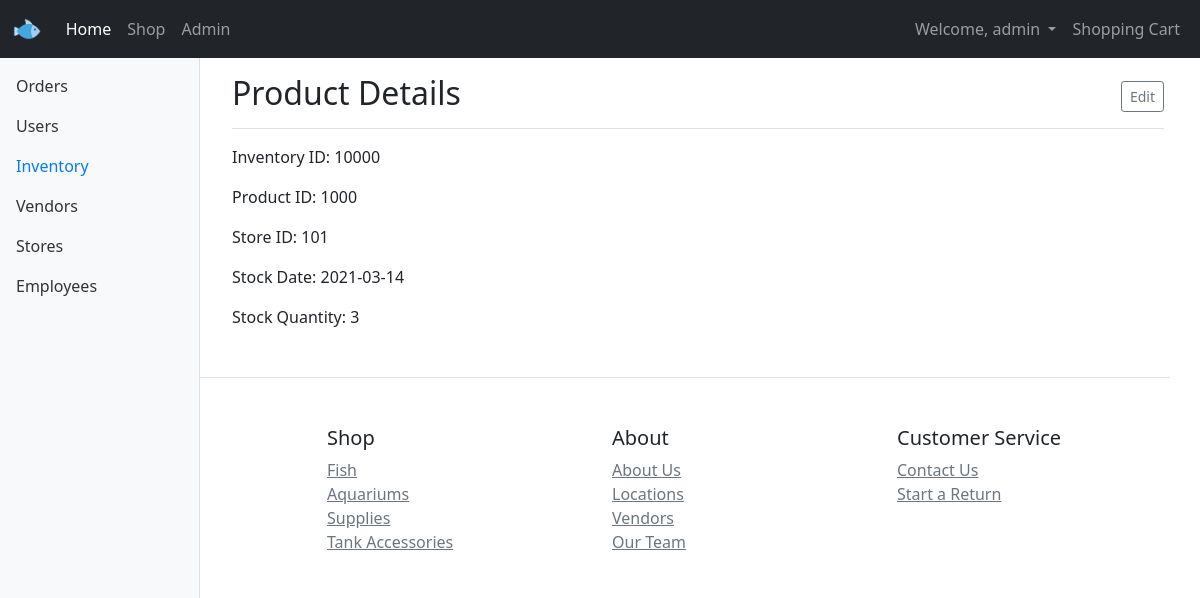
/pages/inventory-details.php?id=1000 (signed in), run on the app's committed database.
### tables this page shows
CREATE TABLE `inventory` (
  `inventory_id` varchar(100) NOT NULL,
  `product_id` varchar(100) NOT NULL,
  `store_id` varchar(100) NOT NULL,
  `stock_date` date NOT NULL,
  `stock_quantity` int(11) NOT NULL
);

### pages/inventory-details.php (the view, shortened to what this page needs)
<?php
include('header.php');
require_once 'config.php';
?>
<div class="container-fluid">
      <nav id="sidebarMenu" class="col-md-3 col-lg-2 d-md-block bg-light sidebar collapse">
        <div class="position-sticky pt-3">
          <ul class="nav flex-column">
            <li class="nav-item">
              <a class="nav-link" href="admin.php#orders">
                Orders
              </a>
            </li>
            <li class="nav-item">
              <a class="nav-link" href="admin.php#users">
                Users
              </a>
            </li>
            <li class="nav-item">
              <a class="nav-link active" href="admin.php#inventory">
                Inventory
              </a>
            </li>
            <li class="nav-item">
              <a class="nav-link" href="admin.php#vendors">
                Vendors
              </a>
            </li>
            <li class="nav-item">
              <a class="nav-link" href="admin.php#stores">
                Stores
              </a>
            </li>
            <li class="nav-item">
              <a class="nav-link" href="admin.php#employees">
                Employees
              </a>
            </li>
          </ul>
        </div>
      </nav>
<?php
$conn = new mysqli($hn, $un, $pw, $db);
if(isset($_GET['id'])) {
$id = $_GET['id'];
$query = "SELECT * FROM inventory where product_id=$id ";
$result = $conn->query($query);
$row = $result->fetch_array(MYSQLI_ASSOC);
echo <<<_END
		<main class="col-md-9 ms-sm-auto col-lg-10 px-md-4">
			<div class="d-flex justify-content-between flex-wrap flex-md-nowrap align-items-center pt-3 pb-2 mb-3 border-bottom">
				<h2>Product Details</h2>
				<div class="btn-toolbar mb-2 mb-md-0">
					<button type="button" class="btn btn-sm btn-outline-secondary">
						<span data-feather="calendar"></span>
						Edit
					</button>
				</div>
			</div>
			<p>Inventory ID: $row[inventory_id]</p>
			<p>Product ID: $row[product_id]</p>
			<p>Store ID: $row[store_id]</p>
			<p>Stock Date: $row[stock_date]</p>
			<p>Stock Quantity: $row[stock_quantity]</p>
    </main>
_END;
}
include('footer.php');
?>
</body>
</html>

### styles/theme.css (style rules this page uses)
.sidebar { position: fixed; top: 0; bottom: 0; left: 0; z-index: 100; padding: 50px 0 0; box-shadow: inset -1px 0 0 rgba(0, 0, 0, .1); }
.sidebar .nav-link { font-weight: 500; color: #333; }
.sidebar .nav-link.active { color: #007bff; }

### data on the page
inventory: inventory_id "10000", product "1000", store "101", stock_date "2021-03-14", stock_quantity "3"

### other printed values
$username "admin"
